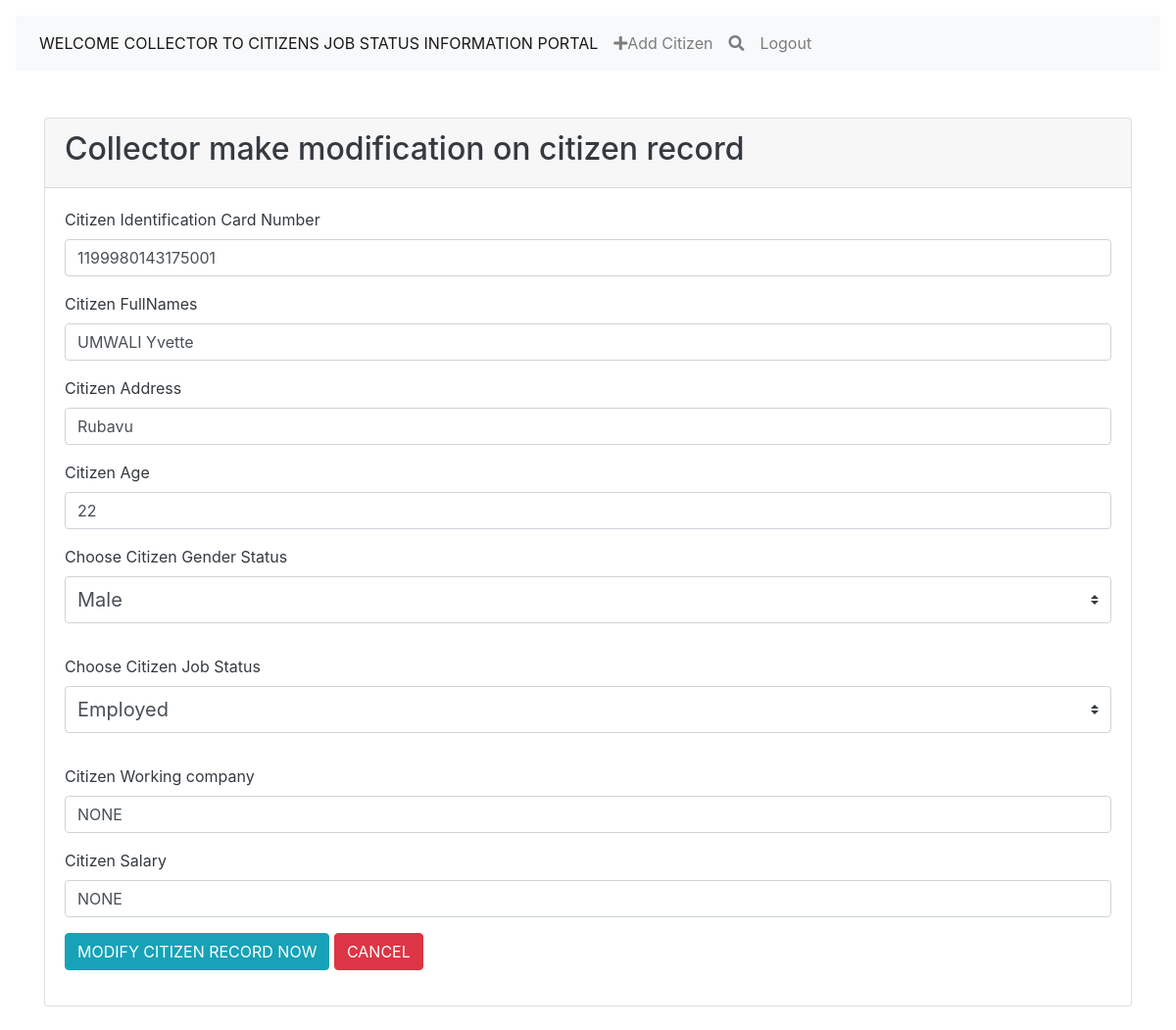
Page /edit.php?id=17 on the committed database.
### tables this page shows
CREATE TABLE `citizen` (
  `id` int(11) NOT NULL,
  `cid` varchar(25) NOT NULL,
  `fullname` varchar(50) NOT NULL,
  `address` varchar(50) NOT NULL,
  `age` varchar(3) NOT NULL,
  `sex` varchar(11) NOT NULL,
  `status` varchar(50) NOT NULL,
  `company` varchar(50) NOT NULL,
  `salary` varchar(50) NOT NULL
);

### edit.php (the view, shortened to what this page needs)
<?php
require 'includeFiles/config.php';
$id = $_GET['id'];
$sql = 'SELECT * FROM citizen WHERE id=:id';
$statement = $connection->prepare($sql);
$statement->execute([':id' => $id ]);
$person = $statement->fetch(PDO::FETCH_OBJ);
 ?>
<?php require 'includeFiles/header.php'; ?>
<div class="container">
  <div class="card mt-5">
    <div class="card-header">
      <h2>Collector make modification on citizen record</h2>
    </div>
    <div class="card-body">
      <form method="post">
        <div class="form-group">
          <label for="cid">Citizen Identification Card Number</label>
          <input value="<?= $person->cid; ?>" type="text" name="cid" id="cid" class="form-control">
        </div>
          <div class="form-group">
          <label for="fullname">Citizen FullNames</label>
          <input value="<?= $person->fullname; ?>" type="text" name="fullname" id="fullname" class="form-control">
        </div>
          <div class="form-group">
          <label for="address">Citizen Address</label>
          <input value="<?= $person->address; ?>" type="text" name="address" id="address" class="form-control">
        </div>
        <div class="form-group">
          <label for="age">Citizen Age</label>
          <input type="text" value="<?= $person->age; ?>" name="age" id="age" class="form-control">
        </div>
          <div class="form-group">
                    <label for="sex">Choose  Citizen Gender Status</label>
                    <select class="custom-select custom-select-lg mb-3" name="sex">
                        <option  selected value="Male">Male</option>
                    </select>
                </div>
                <div class="form-group">
                    <label for="status">Choose  Citizen Job Status</label>
                    <select class="custom-select custom-select-lg mb-3" name="status">
                        <option  selected value="Employed">Employed</option>
                    </select>
                </div>
           <div class="form-group">
          <label for="company">Citizen Working company</label>
          <input type="text" value="<?= $person->company; ?>" name="company" id="company" class="form-control">
        </div>
           <div class="form-group">
          <label for="salary">Citizen Salary</label>
          <input type="text" value="<?= $person->salary; ?>" name="salary" id="salary" class="form-control">
        </div>
        <div class="form-group">
          <button type="submit" class="btn btn-info" name="update">MODIFY CITIZEN RECORD NOW</button>
          <button type="reset" class="btn btn-danger">CANCEL</button>
        </div>
      </form>
    </div>
  </div>
</div>

### rows in the picture
citizen: cid "1199980143175001", fullname "UMWALI Yvette", address "Rubavu", age "22", company "NONE", salary "NONE"
